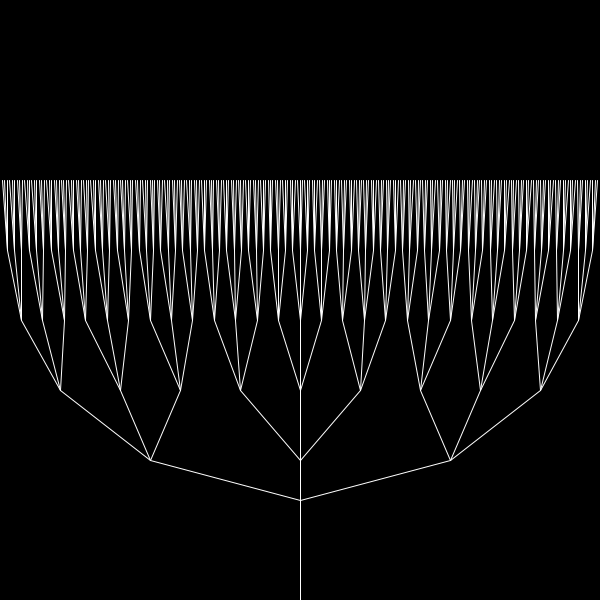
Frame 1 (no input)
Frame 60 (the mouse pressed at the canvas centre just before this capture): identical to frame 1, image omitted
Frame 120 (the mouse held since frame 60 and released just before this capture): identical to frame 1, image omitted

The Processing sketch that drew this single still picture (run headless with seeded random() and noise(); from frame 60 on, the mouse is pressed at the canvas centre):

// Processing sketch: TreeAlgorithmBasic
// ── TreeAlgorithmBasic.pde

float[][] P1X;
float[][] P1Y;
float[][] P2X;
float[][] P2Y;

int convolutions;
int nodeDivision;
float initialLength;

boolean drawn;

  void setup(){
    size(600,600);
    background(0);
    
    drawn = false;
    
    convolutions = 6;
    nodeDivision = 3;
    initialLength = 100;    
   
       P1X = new float[convolutions][];
       P1Y = new float[convolutions][];
       P2X = new float[convolutions][];
       P2Y = new float[convolutions][];
       
      P1X[0] = new float[]{width/2}; 
      P1Y[0] = new float[]{height}; 
      P2X[0] = new float[]{width/2}; 
      P2Y[0] = new float[]{height-initialLength};
    
    for ( int i = 1 ; i< convolutions ; i++){
      int iConv;
      if(i == 0){
        iConv = 1;
      } else{
        iConv = i;
      }
  
    float[] P1XSubArray = new float[int(pow(nodeDivision,iConv))];
    float[] P1YSubArray = new float[int(pow(nodeDivision,iConv))];
    float[] P2XSubArray = new float[int(pow(nodeDivision,iConv))];
    float[] P2YSubArray = new float[int(pow(nodeDivision,iConv))];
      
     
      
      for(int j = 0 ; j<int(pow(nodeDivision,iConv)) ; j++){
       int n;
       if( i == 0 ){ n = 0; } else { n = 1; };
        print (floor(j/nodeDivision));
       P1XSubArray[j] = P2X[i-n][floor(j/nodeDivision)]; 
       P1YSubArray[j] = P2Y[i-n][floor(j/nodeDivision)];
       
       P2XSubArray[j] = (width/(pow(nodeDivision,iConv)+1))*(j+1);
       P2YSubArray[j] = height - (((iConv+1) * initialLength)-((initialLength*0.3)*(iConv+1)));   
         
      }
      
       P1X[i] = P1XSubArray; 
       P1Y[i] = P1YSubArray;
       P2X[i] = P2XSubArray;
       P2Y[i] = P2YSubArray;   
    }
  }
 
  void draw(){
    if(!drawn){
      background(0);
      stroke(255);
      for(int i = 0; i<convolutions; i++){
        for(int j = 0; j<P1X[i].length; j++){
          
          line(P1X[i][j], P1Y[i][j], P2X[i][j], P2Y[i][j]);
        }
      }
      drawn = true;
    }
  }
